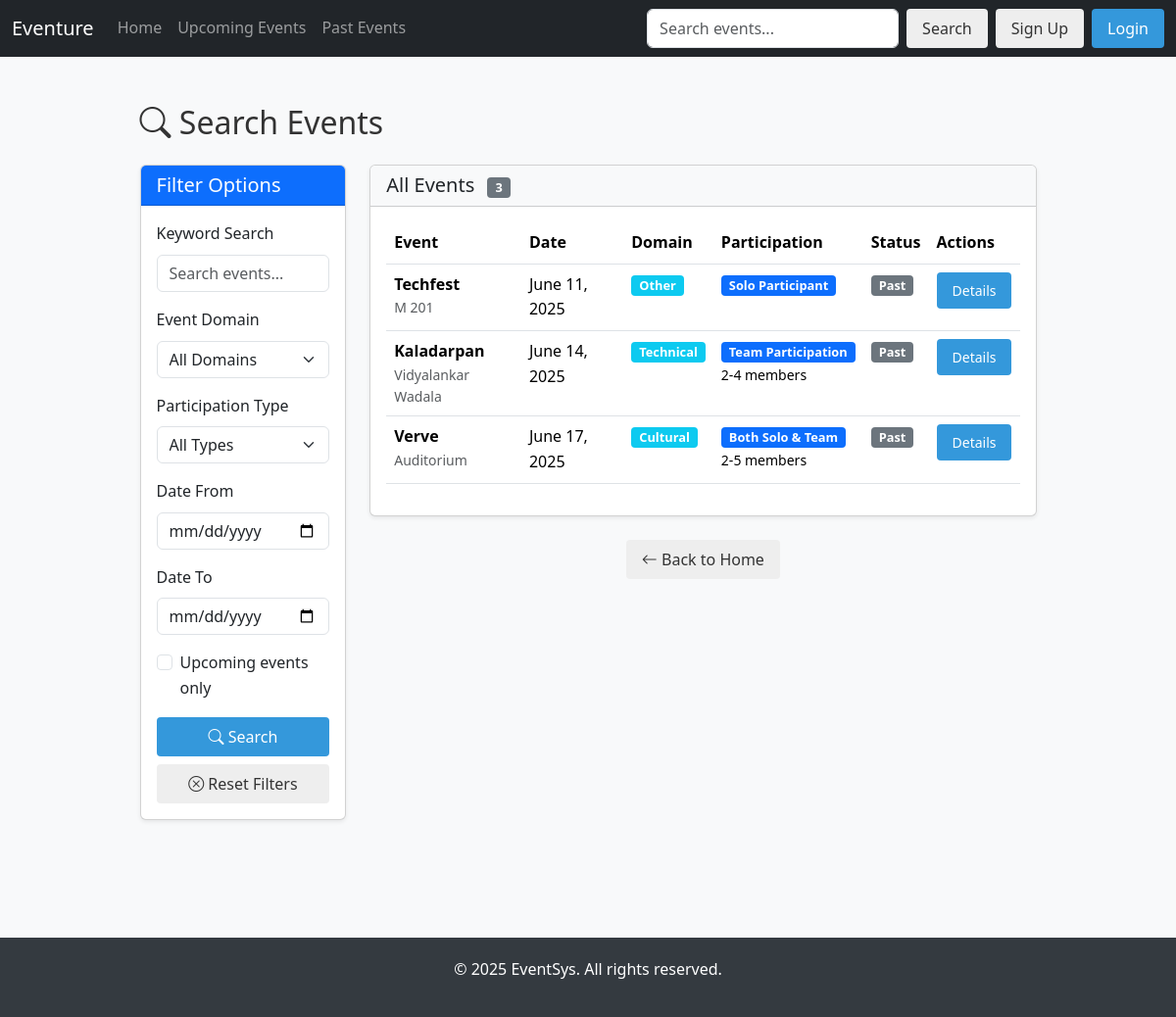
The app's page /search/ with its own data.
### events/models.py (models this page shows, shortened)
class Event(models.Model):
    TECHNICAL = 'TECH'
    CULTURAL = 'CULT'
    SPORTS = 'SPORTS'
    ACADEMIC = 'ACAD'
    OTHER = 'OTHER'
    DOMAIN_CHOICES = [
        (TECHNICAL, 'Technical'),
        (CULTURAL, 'Cultural'),
        (SPORTS, 'Sports'),
        (ACADEMIC, 'Academic'),
        (OTHER, 'Other')
    ]
    SOLO = 'SOLO'
    TEAM = 'TEAM'
    BOTH = 'BOTH'
    PARTICIPATION_TYPE_CHOICES = [
        (SOLO, 'Solo Participant'),
        (TEAM, 'Team Participation'),
        (BOTH, 'Both Solo & Team')
    ]
    title = models.CharField(max_length=200)
    description = models.TextField()
    domain = models.CharField(max_length=10, choices=DOMAIN_CHOICES, default=OTHER)
    participation_type = models.CharField(max_length=5, choices=PARTICIPATION_TYPE_CHOICES, default=SOLO)
    venue = models.CharField(max_length=200)
    date = models.DateField()
    time = models.TimeField()
    is_active = models.BooleanField(default=True)
    min_team_size = models.IntegerField(default=1, validators=[MinValueValidator(1)])
    max_team_size = models.IntegerField(default=1, validators=[MinValueValidator(1), MaxValueValidator(20)])
    image = models.ImageField(upload_to='event_images/', null=True, blank=True,
                              help_text="Upload an image for the event (optional)")

### events/views.py (the view)
# urls.py: path('search/', views.search_events, name='search_events'),
def search_events(request):
    form = EventSearchForm(request.GET)
    today = date.today()
    results = Event.objects.all()
    if form.is_valid():
        query = form.cleaned_data.get('query')
        if query:
            results = results.filter(
                Q(title__icontains=query) |
                Q(description__icontains=query) |
                Q(venue__icontains=query)
            )
        domain = form.cleaned_data.get('domain')
        if domain:
            results = results.filter(domain=domain)
        participation_type = form.cleaned_data.get('participation_type')
        if participation_type:
            results = results.filter(participation_type=participation_type)
        date_from = form.cleaned_data.get('date_from')
        if date_from:
            results = results.filter(date__gte=date_from)
        date_to = form.cleaned_data.get('date_to')
        if date_to:
            results = results.filter(date__lte=date_to)
        if form.cleaned_data.get('upcoming_only'):
            results = results.filter(date__gte=today)
    else:
        results = results.filter(date__gte=today, is_active=True)
    results = results.order_by('date')
    return render(request, 'events/search.html', {
        'form': form,
        'results': results,
        'query': request.GET.get('query', ''),
        'today': today,
        'domain_choices': Event.DOMAIN_CHOICES,
        'participation_choices': Event.PARTICIPATION_TYPE_CHOICES
    })

### events/forms.py
class EventSearchForm(forms.Form):
    query = forms.CharField(
        required=False,
        widget=forms.TextInput(attrs={'class': 'form-control', 'placeholder': 'Search events...'})
    )
    domain = forms.ChoiceField(
        required=False,
        choices=[('', 'All Domains')] + list(Event.DOMAIN_CHOICES),
        widget=forms.Select(attrs={'class': 'form-select'})
    )
    participation_type = forms.ChoiceField(
        required=False,
        choices=[('', 'All Types')] + list(Event.PARTICIPATION_TYPE_CHOICES),
        widget=forms.Select(attrs={'class': 'form-select'})
    )
    date_from = forms.DateField(
        required=False,
        widget=forms.DateInput(attrs={'class': 'form-control', 'type': 'date'})
    )
    date_to = forms.DateField(
        required=False,
        widget=forms.DateInput(attrs={'class': 'form-control', 'type': 'date'})
    )
    upcoming_only = forms.BooleanField(
        required=False,
        initial=True,
        widget=forms.CheckboxInput(attrs={'class': 'form-check-input'})
    )

### events/context_processors.py (called while the page is built)
def notification_processor(request):
    context = {
        'unread_notifications_count': 0
    }
    if request.user.is_authenticated and not request.user.is_staff:
        context['unread_notifications_count'] = RegistrationRemoval.objects.filter(
            user=request.user,
            is_read=False
        ).count()
    return context

### events/templates/events/search.html (shortened to what this page needs)
{% extends 'events/base.html' %}
{% block content %}
<div class="container py-4">
    <h2 class="mb-4"><i class="bi bi-search"></i> Search Events</h2>
    <div class="row">
        <div class="col-md-3">
            <div class="card shadow-sm mb-4">
                <div class="card-header bg-primary text-white">
                    <h5 class="card-title mb-0">Filter Options</h5>
                </div>
                <div class="card-body">
                    <form method="get" action="{% url 'search_events' %}">
                        <div class="mb-3">
                            <label for="id_query" class="form-label">Keyword Search</label>
                            {{ form.query }}
                        </div>
                        <div class="mb-3">
                            <label for="id_domain" class="form-label">Event Domain</label>
                            {{ form.domain }}
                        </div>
                        <div class="mb-3">
                            <label for="id_participation_type" class="form-label">Participation Type</label>
                            {{ form.participation_type }}
                        </div>
                        <div class="mb-3">
                            <label for="id_date_from" class="form-label">Date From</label>
                            {{ form.date_from }}
                        </div>
                        <div class="mb-3">
                            <label for="id_date_to" class="form-label">Date To</label>
                            {{ form.date_to }}
                        </div>
                        <div class="mb-3 form-check">
                            {{ form.upcoming_only }}
                            <label class="form-check-label" for="id_upcoming_only">
                                Upcoming events only
                            </label>
                        </div>
                        <div class="d-grid gap-2">
                            <button type="submit" class="btn btn-primary">
                                <i class="bi bi-search"></i> Search
                            </button>
                            <a href="{% url 'search_events' %}" class="btn btn-outline-secondary">
                                <i class="bi bi-x-circle"></i> Reset Filters
                            </a>
                        </div>
                    </form>
                </div>
            </div>
        </div>
        <div class="col-md-9">
            <div class="card shadow-sm mb-4">
                <div class="card-header bg-light">
                    <div class="d-flex justify-content-between align-items-center">
                        <h5 class="mb-0">
                            {% if request.GET %}Search Results{% else %}All Events{% endif %}
                            <span class="badge bg-secondary ms-2">{{ results.count }}</span>
                        </h5>
                    </div>
                </div>
                <div class="card-body">
                    {% if results %}
                        <div class="table-responsive">
                            <table class="table table-hover">
                                <thead>
                                    <tr>
                                        <th>Event</th>
                                        <th>Date</th>
                                        <th>Domain</th>
                                        <th>Participation</th>
                                        <th>Status</th>
                                        <th>Actions</th>
                                    </tr>
                                </thead>
                                <tbody>
                                    {% for event in results %}
                                        <tr>
                                            <td>
                                                <strong>{{ event.title }}</strong>
                                                <div class="small text-muted">{{ event.venue }}</div>
                                            </td>
                                            <td>{{ event.date }}</td>
                                            <td>
                                                <span class="badge bg-info">
                                                    {{ event.get_domain_display }}
                                                </span>
                                            </td>
                                            <td>
                                                <span class="badge bg-primary">
                                                    {{ event.get_participation_type_display }}
                                                </span>
                                                {% if event.participation_type != 'SOLO' %}
                                                    <div class="small">
                                                        {{ event.min_team_size }}-{{ event.max_team_size }} members
                                                    </div>
                                                {% endif %}
                                            </td>
                                            <td>
                                                {% if event.date >= today %}
                                                    {% if event.is_active %}
                                                        <span class="badge bg-success">Active</span>
                                                    {% else %}
                                                        <span class="badge bg-danger">Inactive</span>
                                                    {% endif %}
                                                {% else %}
                                                    <span class="badge bg-secondary">Past</span>
                                                {% endif %}
                                            </td>
                                            <td>
                                                <a href="{% url 'event_detail' event.id %}" class="btn btn-sm btn-primary">Details</a>
                                            </td>
                                        </tr>
                                    {% endfor %}
                                </tbody>
                            </table>
                        </div>
                    {% else %}
                        <div class="alert alert-info">
                            <i class="bi bi-info-circle"></i> No events found matching your search criteria.
                        </div>
                    {% endif %}
                </div>
            </div>
            <div class="text-center mt-3">
                <a href="{% url 'home' %}" class="btn btn-outline-secondary">
                    <i class="bi bi-arrow-left"></i> Back to Home
                </a>
            </div>
        </div>
    </div>
</div>
{% endblock %}

### events/static/events/css/style.css (style rules this page uses)
:root { --primary-color: #3498db; --secondary-color: #2c3e50; --accent-color: #e74c3c; --light-color: #f5f5f5; --dark-color: #333; --success-color: #2ecc71; --warning-color: #f39c12; }
* { margin: 0; padding: 0; box-sizing: border-box; }
body { font-family: 'Segoe UI', Tahoma, Geneva, Verdana, sans-serif; line-height: 1.6; color: var(--dark-color); background-color: #f9f9f9; }
.container { width: 90%; max-width: 1200px; margin: 0 auto; padding: 0 15px; }
a { text-decoration: none; color: var(--primary-color); }
.badge { display: inline-block; padding: 0.25rem 0.5rem; border-radius: 4px; font-size: 0.8rem; font-weight: bold; }
.btn { display: inline-block; padding: 0.5rem 1rem; border-radius: 4px; background-color: #eee; color: var(--dark-color); cursor: pointer; border: none; transition: all 0.3s ease; }
.btn-primary { background-color: var(--primary-color); color: white; }

### events/templates/events/base.html (style rules this page uses)
body { font-family: 'Segoe UI', sans-serif; background: #f8f9fa; scroll-behavior: smooth; }

### records on screen
Event: title "Techfest", venue "M 201", date "June 11, 2025", domain "Other", participation_type "Solo Participant", shows "Past"
Event: title "Kaladarpan", venue "Vidyalankar Wadala", date "June 14, 2025", domain "Technical", participation_type "Team Participation", min_team_size "2", max_team_size "4", shows "Past"
Event: title "Verve", venue "Auditorium", date "June 17, 2025", domain "Cultural", participation_type "Both Solo & Team", min_team_size "2", max_team_size "5", shows "Past"

### other values on screen
{{ results.count }} "3"
